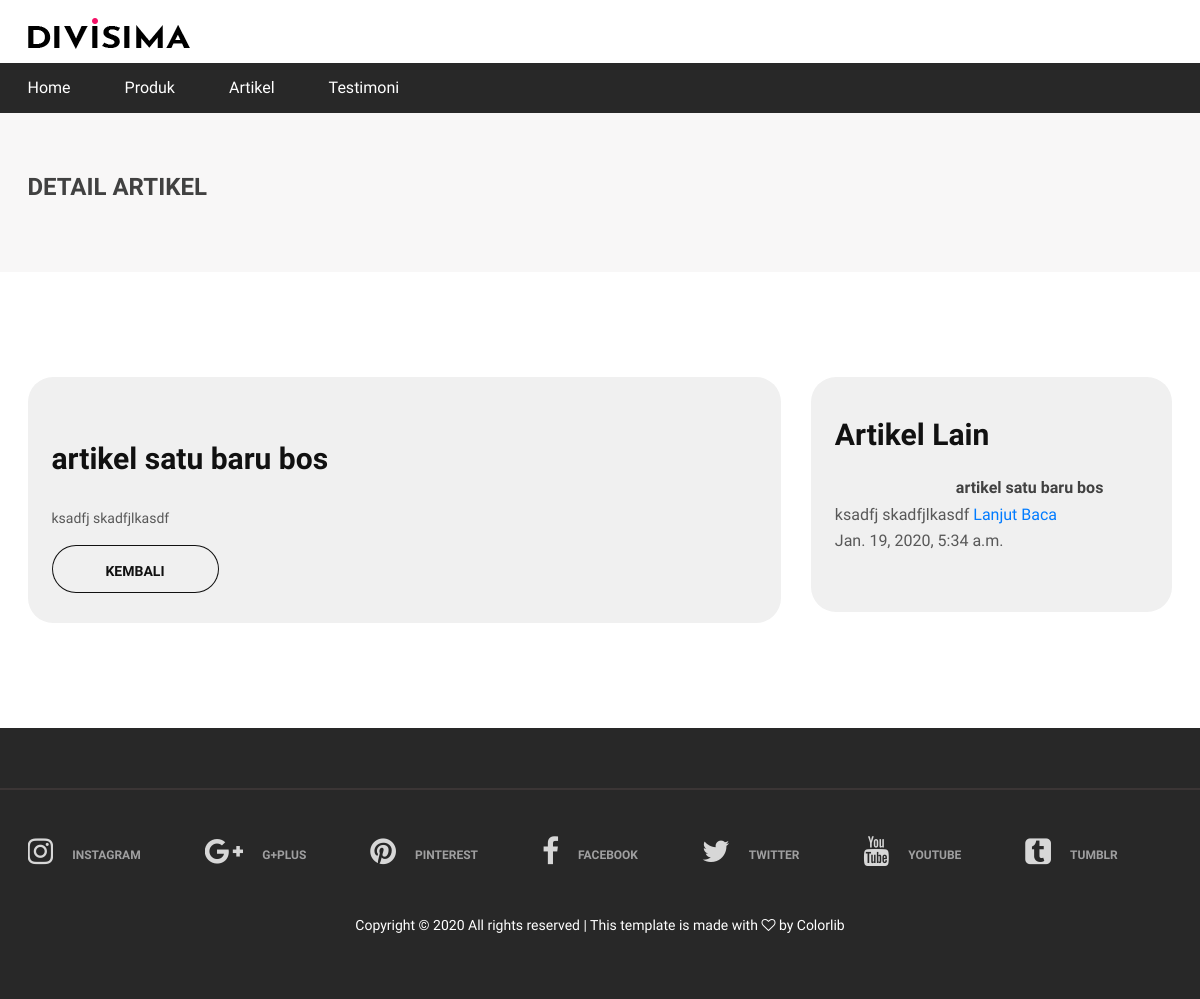
The page /artikel/artikel-satu-baru-bos on the database as committed earlier.
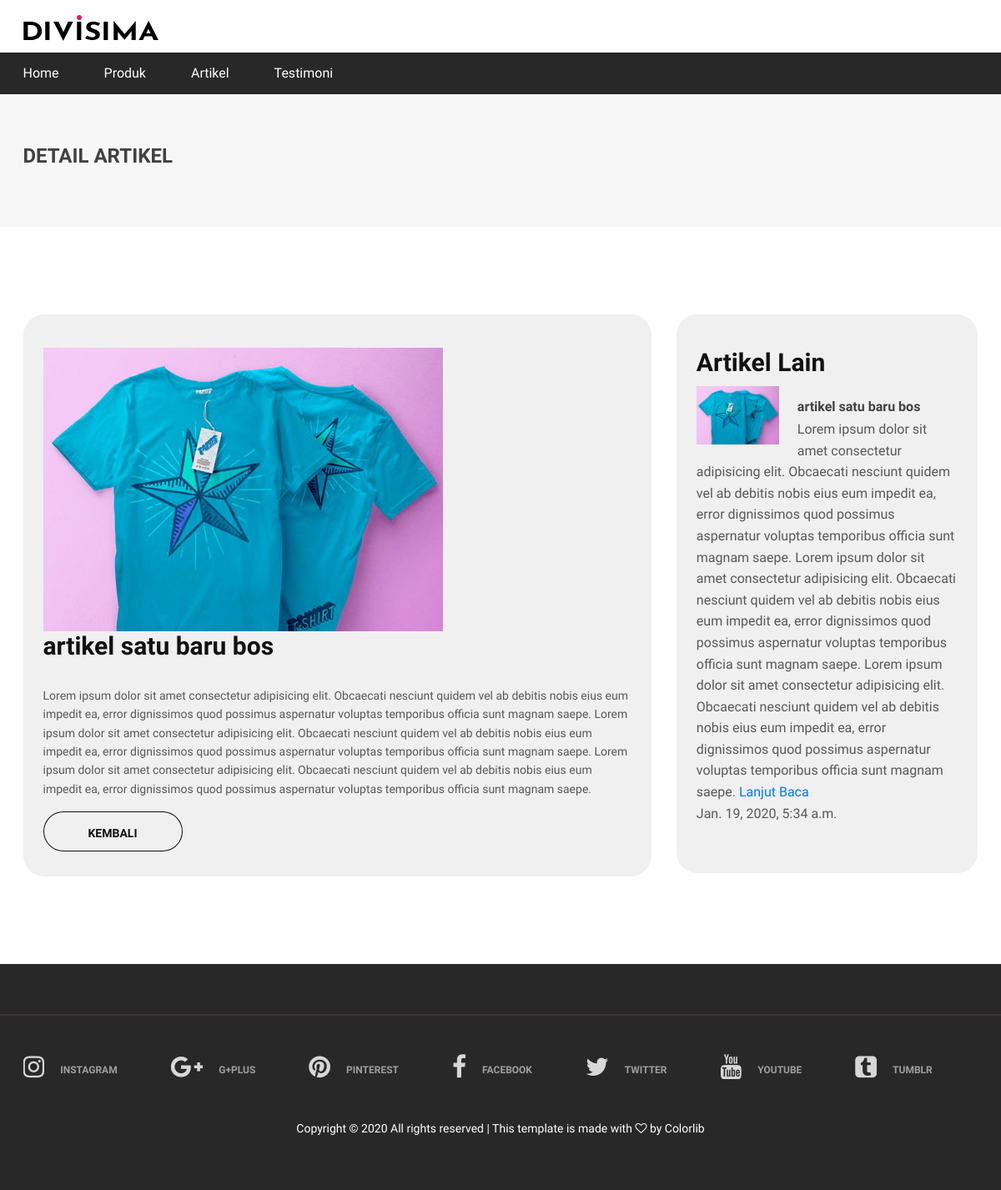
The same page on the database as committed later.
### blog/models.py (models this page shows, shortened)
class artikel(models.Model):
    judul = models.CharField(max_length=50)
    isi = models.TextField(max_length=1000)
    tanggal = models.DateTimeField(auto_now_add=True,blank=True,null=True)
    slug = models.SlugField(editable=False,blank=True,null=True)
    gambar = models.ImageField(upload_to='images/',null=True)
    kategori = models.ForeignKey(kategori_artikel,on_delete=models.SET_NULL,null=True)

### blog/views.py (the view)
# urls.py: path('<slug:blogslug>',views.show,name='show'),
def show(request,blogslug):
    detail_artikel = artikel.objects.get(slug=blogslug)
    artikel_lain = artikel.objects.all().order_by('?')[0:5]
    context = {
        'detail_artikel':detail_artikel,
        'artikel_lain':artikel_lain,
    }
    return render(request,'blog/show.html',context)

### blog/templates/blog/show.html
{% extends 'layout/base.html' %}
{% load static %}
{% block content %}
<div class="page-top-info">
    <div class="container">
        <h4>Detail Artikel</h4>
    </div>
</div>
<section class="checkout-section spad">
    <div class="container">
        <div class="row">
            <div class="col-lg-8 order-1 order-lg-1">
                <div class="checkout-cart">
                    <img src="{{detail_artikel.gambar.url}}" alt="">
                    <br>
                    <h3>{{detail_artikel.judul}}</h3>
                    <p>{{detail_artikel.isi}}</p>
                    <button class="site-btn sb-line sb-dark" onclick="history.go(-1)">Kembali</button>
                </div>
            </div>
            <br>
            <div class="col-lg-4 order-2 order-lg-2">
                <div class="checkout-cart">
                    <h3 style="margin-bottom:10px;">Artikel Lain</h3>
                    <ul class="product-list">
                        <ul class="product-list">
                            {% for row in artikel_lain %}
                            <li>
                                <div class="pl-thumb"><img src="{{row.gambar.url}}" alt=""></div>
                                <h6>{{row.judul}}</h6>
                                <p>{{row.isi}} <a href="#">Lanjut Baca</a></p>
                                <p>{{row.tanggal}}</p>
                            </li>
                            {% endfor %}
                        </ul>
                    </ul>
                </div>
            </div>
        </div>
    </div>
</section>
{% endblock content %}

Rows that differ between the two databases and show on the page:
changed artikel "artikel satu baru bos": gambar: picture added; isi "ksadfj skadfjlkasdf" → "Lorem ipsum dolor sit amet consectetur adipisicing elit. Obcaecati nesciunt quidem vel ab debitis nobis eius eum impedit ea, error dignissimos quod possimus aspernatur voluptas temporibus officia sunt magnam saepe. Lorem ipsum dolor sit amet consectetur adipisicing elit. Obcaecati nesciunt quidem vel ab debitis nobis eius eum impedit ea, error dignissimos quod possimus aspernatur voluptas temporibus officia sunt magnam saepe. Lorem ipsum dolor sit amet consectetur adipisicing elit. Obcaecati nesciunt quidem vel ab debitis nobis eius eum impedit ea, error dignissimos quod possimus aspernatur voluptas temporibus officia sunt magnam saepe."
